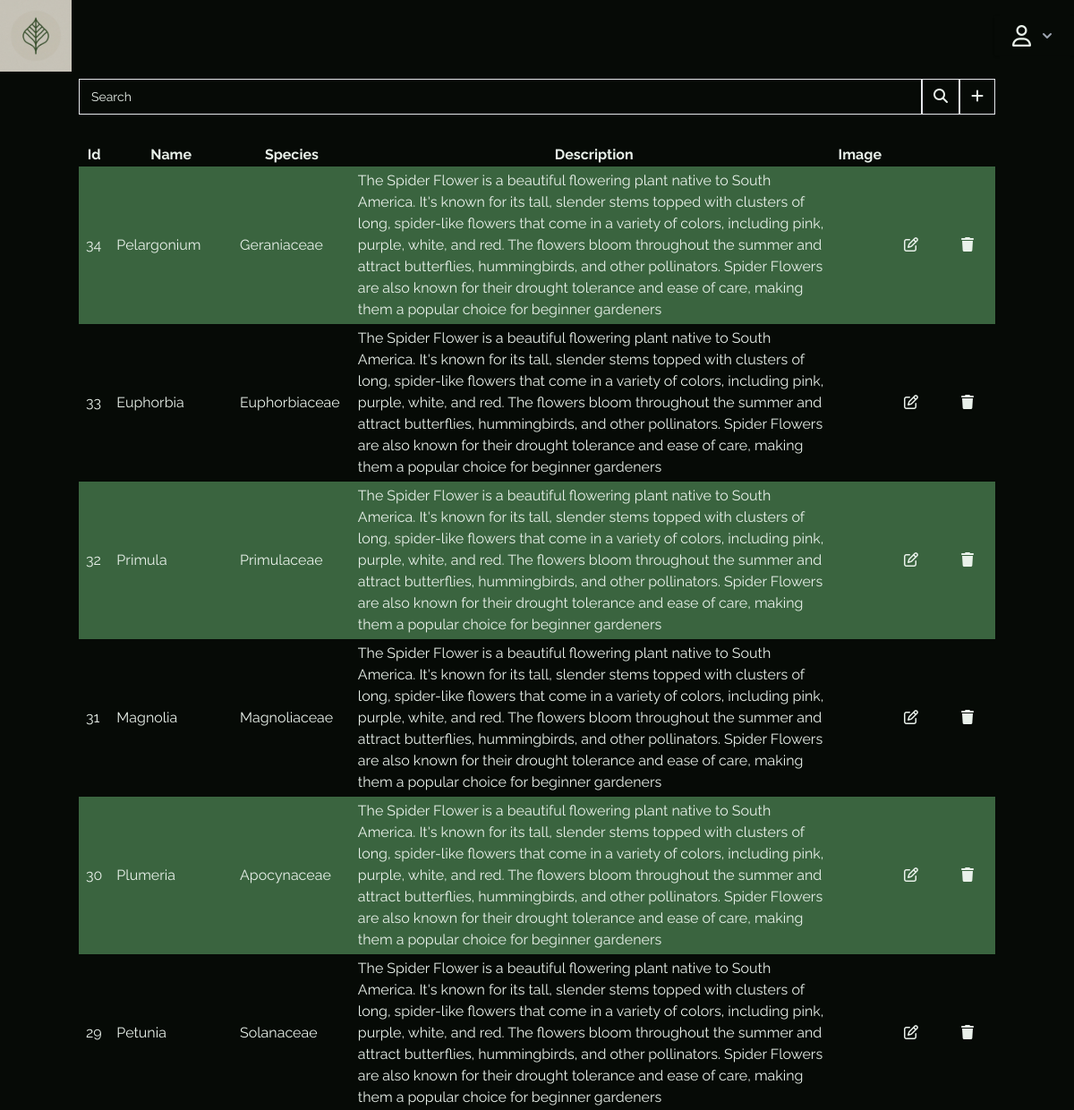
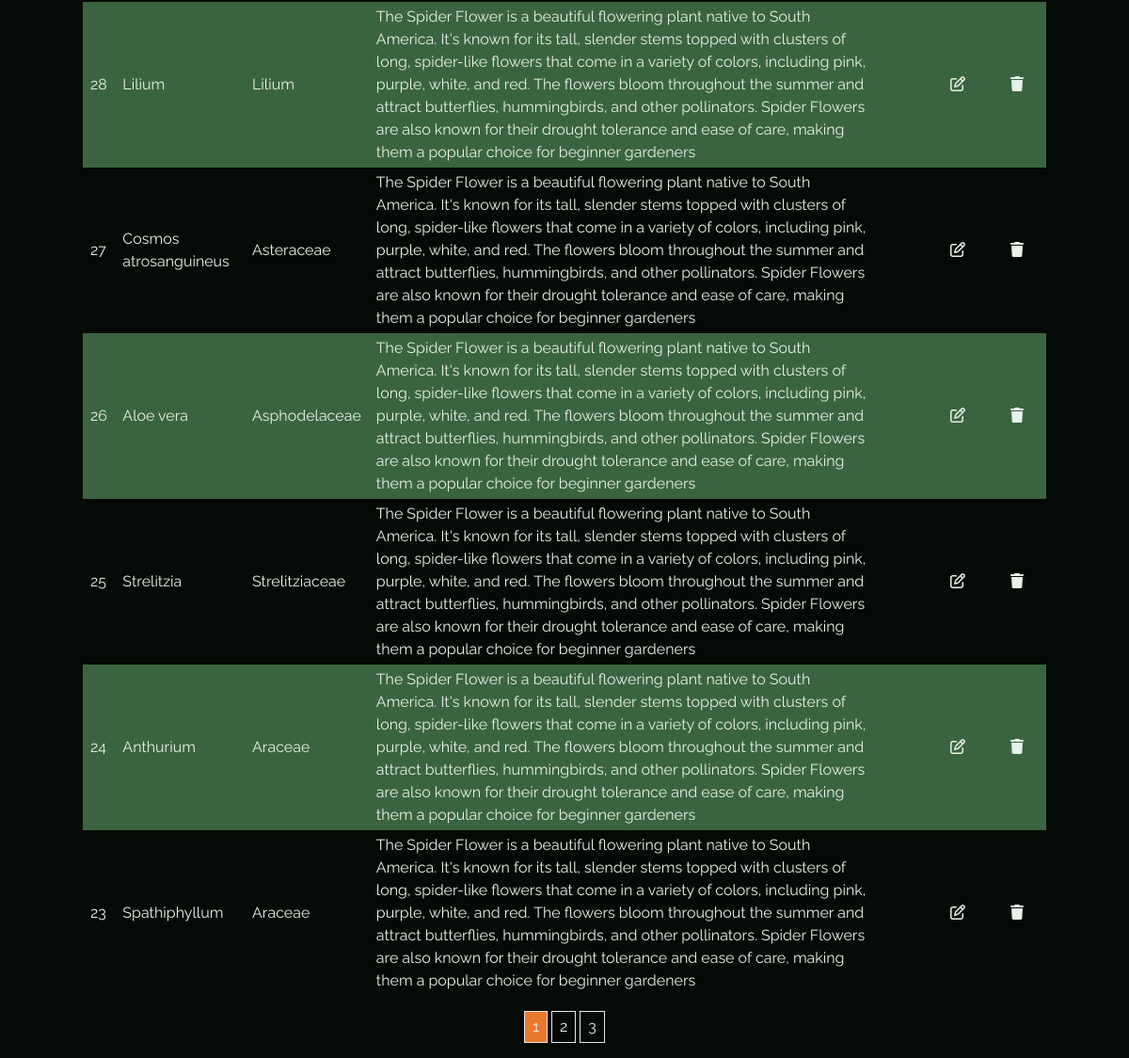
Screenshot of /dashboard/plants/ (signed in) with the database file from the repository (2 pictures, top to bottom).
### plant/model.py (models this page shows)
class Plant(Base):
    __tablename__ = "plants"
    id = Column(Integer, primary_key=True, autoincrement=True, index=True)
    name = Column(String, index=True)
    species = Column(String, index=True)
    description = Column(String)
    image_url = Column(String)
    created_at = Column(DateTime(timezone=True), default=func.now())
    updated_at = Column(DateTime(timezone=True), default=func.now(), onupdate=func.now())

### dashboard/plant_view_router.py (the view)
@router.get("/")
def plant_table(request: Request,
                query: str = Query(default=None),
                sort_by: str = Query(default="id"),
                sort_direction: str = Query(default="desc"),
                page_size: int = Query(default=PAGE_SIZE),
                page_number: int = Query(default=1),
                plant_service: PlantService = Depends(get_plant_service),
                principal=Depends(with_auth(admin_only=True))):
    data = plant_service.fetch(page_size, page_number, query, sort_by, sort_direction)
    return templates.TemplateResponse("dashboard/plant/plant_table.html", {
        "request": request,
        "plants": data.items,
        "total": data.total_pages,
        "current": data.current_page,
        "principal": principal
    })

### templates/dashboard/plant/plant_table.html (shortened to what this page needs)
{% from "./components/ui/input.html" import input %}
{% from "./dashboard/plant/components/plant_row.html" import plant_row %}
{% extends "./base.html" %}
{% block content %}
    <nav class="container mx-auto flex items-center">
        <form action=""
              class="flex items-center justify-center w-full">
            {{ input(id='query', name='query', label='Search') }}
            <button class="border hover:border-accent hover:bg-accent transition-all py-[7px] px-[12px]">
                <i class="fa-solid fa-magnifying-glass"></i>
            </button>
        </form>
        <button
                hx-get="fragments/add-row"
                hx-target="next tbody"
                hx-swap="afterbegin"
                class="border hover:border-accent hover:bg-accent transition-all py-[7px] px-[12px]"
        >
            <i class="fa-solid fa-plus"></i>
        </button>
    </nav>
    <div class="p-4"></div>
    <table class="container mx-auto">
        <thead>
        <tr>
            <th data-sort="id">Id</th>
            <th data-sort="name">Name</th>
            <th data-sort="species">Species</th>
            <th data-sort="description">Description</th>
            <th data-sort="image_url">Image</th>
        </tr>
        </thead>
        <tbody>
            {% for plant in plants %} {{ plant_row(plant) }} {% endfor %}
        </tbody>
    </table>
    <nav class="flex flex-wrap justify-center items-center gap-1 container my-4 mx-auto">
        {% for i in range(total) %}
            <a class="pagination_link cursor-pointer border py-1 px-2 {% if i + 1 == current %}
                bg-accent
            {% endif %} " data-page="{{ i + 1 }}">{{ i + 1 }}</a>
        {% endfor %}
    </nav>
{% endblock %}

### templates/components/ui/input.html (shortened to what this page needs)
{% macro input(id, name, label, placeholder=" ", type="text", required=False, value=None) %}
    <div class="relative flex h-10 w-full min-w-[200px]">
        <input
                id="{{ id }}"
                name="{{ name }}"
                type="{{ type }}"
                class="peer h-full w-full rounded-[7px] border border-blue-gray-200 bg-transparent px-3 py-2.5 pr-20 font-sans text-sm font-normal text-blue-gray-700 outline outline-0 transition-all placeholder-shown:border placeholder-shown:border-blue-gray-200 placeholder-shown:border-t-blue-gray-200 focus:border-2 focus:border-t-transparent focus:outline-0 disabled:border-0 disabled:bg-blue-gray-50"
                placeholder="{{ placeholder }}"
        />
        <label for="{{ id }}" class="before:content[' '] after:content[' '] pointer-events-none absolute left-0 -top-1.5 flex h-full w-full select-none text-[11px] font-normal leading-tight text-blue-gray-400 transition-all before:pointer-events-none before:mt-[6.5px] before:mr-1 before:box-border before:block before:h-1.5 before:w-2.5 before:rounded-tl-none before:border-t before:border-l before:border-blue-gray-200 before:transition-all after:pointer-events-none after:mt-[6.5px] after:ml-1 after:box-border after:block after:h-1.5 after:w-2.5 after:flex-grow after:rounded-tr-none after:border-t after:border-r after:border-blue-gray-200 after:transition-all peer-placeholder-shown:text-sm peer-placeholder-shown:leading-[3.75] peer-placeholder-shown:text-blue-gray-500 peer-placeholder-shown:before:border-transparent peer-placeholder-shown:after:border-transparent peer-focus:text-[11px] peer-focus:leading-tight peer-focus:before:border-t-2 peer-focus:before:border-l-2 peer-focus:before:!border-white peer-focus:after:border-t-2 peer-focus:after:border-r-2 peer-focus:after:!border-white peer-disabled:text-transparent peer-disabled:before:border-transparent peer-disabled:after:border-transparent peer-disabled:peer-placeholder-shown:text-blue-gray-500">
            {{ label }}
        </label>
    </div>
{% endmacro %}

### templates/dashboard/plant/components/plant_row.html (shortened to what this page needs)
{% macro plant_row(plant) %}
    <tr class="even:bg-bg odd:bg-secondary">
        <td>{{ plant.id }}</td>
        <td>{{ plant.name }}</td>
        <td>{{ plant.species }}</td>
        <td>{{ plant.description }}</td>
        <td>
        </td>
        <td>
            <button hx-get="fragments/edit-row/{{ plant.id }}"
                    hx-target="closest tr"
                    hx-swap="outerHTML"
                    class="hover:text-green-600 p-4 transition-colors">
                <i class="fa-regular fa-pen-to-square"></i>
            </button>
        </td>
        <td>
            <button hx-delete="{{ plant.id }}"
                    hx-target="closest tr"
                    class="hover:text-red-600 p-4 transition-colors">
                <i class="fa-solid fa-trash"></i>
            </button>
        </td>
    </tr>
{% endmacro %}

### templates/base.html (shortened to what this page needs)
{% from "./components/ui/button.html" import button %}
{% from "./components/ui/input.html" import input %}
{% from "./components/ui/user_button.html" import user_button %}
<!DOCTYPE html>
<html lang="uk" class="dark bg-background text-text">
<head>
    <link href="{{url_for('static',path='/css/app.css')}}" rel="stylesheet" />
</head>
<body id="body">
<header class="flex fixed top-0 right-0 left-0 z-[50] bg-background flex-row items-center justify-between mb-2">
    <a href="/plants">
        <div class="w-[80px] h-[80px]">
            <img src="{{url_for('static',path='/img/plant-logo.jpeg')}}" alt="">
        </div>
    </a>
    <div class="flex justify-center">
        {% if principal %}
            {{ user_button(principal) }}
        {% else %}
            <a href="/auth/login" class="flex items-center gap-2 px-5 py-2.5 rounded-md shadow">
                <i class="fa-regular fa-user text-2xl"></i>
            </a>
        {% endif %}
    </div>
</header>
<main class="mt-[88px] px-2">
    {% block content %}{% endblock %}
</main>
</body>
</html>

### templates/components/ui/user_button.html (shortened to what this page needs)
{% macro user_button(principal) %}
<div
  x-data="{
            open: false,
            toggle() {
                if (this.open) {
                    return this.close()
                }
                this.$refs.button.focus()
                this.open = true
            },
            close(focusAfter) {
                if (! this.open) return
                this.open = false
                focusAfter && focusAfter.focus()
            }
        }"
  x-on:keydown.escape.prevent.stop="close($refs.button)"
  x-on:focusin.window="! $refs.panel.contains($event.target) && close()"
  x-id="['dropdown-button']"
  class="relative"
>
  <button
    x-ref="button"
    x-on:click="toggle()"
    :aria-expanded="open"
    :aria-controls="$id('dropdown-button')"
    type="button"
    class="flex items-center gap-2 px-5 py-2.5 rounded-md shadow"
  >
    <i class="fa-regular fa-user text-2xl"></i>
    <svg
      xmlns="http://www.w3.org/2000/svg"
      class="h-5 w-5 text-gray-400"
      viewBox="0 0 20 20"
      fill="currentColor"
    >
      <path
        fill-rule="evenodd"
        d="M5.293 7.293a1 1 0 011.414 0L10 10.586l3.293-3.293a1 1 0 111.414 1.414l-4 4a1 1 0 01-1.414 0l-4-4a1 1 0 010-1.414z"
        clip-rule="evenodd"
      />
    </svg>
  </button>
</div>
{% endmacro %}

### templates/base.html (style rules this page uses)
* { font-family: 'Raleway', sans-serif; border-radius: 0 !important; }

### templates/dashboard/plant/plant_table.html (style rules this page uses)
td { padding: 4px 8px; }
th { cursor: pointer; transition: color 150ms; }

### rows the page displays
Plant: id "34", name "Pelargonium", species "Geraniaceae", description "The Spider Flower is a beautiful flowering plant native to South America. It's known for its tall, slender stems topped with clusters of long, spider-like flowers that come in a variety of colors, including pink, purple, white, and red. The flowers bloom throughout the summer and attract butterflies, hummingbirds, and other pollinators. Spider Flowers are also known for their drought tolerance and ease of care, making them a popular choice for beginner gardeners"
Plant: id "33", name "Euphorbia", species "Euphorbiaceae", description "The Spider Flower is a beautiful flowering plant native to South America. It's known for its tall, slender stems topped with clusters of long, spider-like flowers that come in a variety of colors, including pink, purple, white, and red. The flowers bloom throughout the summer and attract butterflies, hummingbirds, and other pollinators. Spider Flowers are also known for their drought tolerance and ease of care, making them a popular choice for beginner gardeners"
Plant: id "32", name "Primula", species "Primulaceae", description "The Spider Flower is a beautiful flowering plant native to South America. It's known for its tall, slender stems topped with clusters of long, spider-like flowers that come in a variety of colors, including pink, purple, white, and red. The flowers bloom throughout the summer and attract butterflies, hummingbirds, and other pollinators. Spider Flowers are also known for their drought tolerance and ease of care, making them a popular choice for beginner gardeners"
Plant: id "31", name "Magnolia", species "Magnoliaceae", description "The Spider Flower is a beautiful flowering plant native to South America. It's known for its tall, slender stems topped with clusters of long, spider-like flowers that come in a variety of colors, including pink, purple, white, and red. The flowers bloom throughout the summer and attract butterflies, hummingbirds, and other pollinators. Spider Flowers are also known for their drought tolerance and ease of care, making them a popular choice for beginner gardeners"
Plant: id "30", name "Plumeria", species "Apocynaceae", description "The Spider Flower is a beautiful flowering plant native to South America. It's known for its tall, slender stems topped with clusters of long, spider-like flowers that come in a variety of colors, including pink, purple, white, and red. The flowers bloom throughout the summer and attract butterflies, hummingbirds, and other pollinators. Spider Flowers are also known for their drought tolerance and ease of care, making them a popular choice for beginner gardeners"
Plant: id "29", name "Petunia", species "Solanaceae", description "The Spider Flower is a beautiful flowering plant native to South America. It's known for its tall, slender stems topped with clusters of long, spider-like flowers that come in a variety of colors, including pink, purple, white, and red. The flowers bloom throughout the summer and attract butterflies, hummingbirds, and other pollinators. Spider Flowers are also known for their drought tolerance and ease of care, making them a popular choice for beginner gardeners"
Plant: id "28", name "Lilium", species "Lilium", description "The Spider Flower is a beautiful flowering plant native to South America. It's known for its tall, slender stems topped with clusters of long, spider-like flowers that come in a variety of colors, including pink, purple, white, and red. The flowers bloom throughout the summer and attract butterflies, hummingbirds, and other pollinators. Spider Flowers are also known for their drought tolerance and ease of care, making them a popular choice for beginner gardeners"
Plant: id "27", name "Cosmos atrosanguineus", species "Asteraceae", description "The Spider Flower is a beautiful flowering plant native to South America. It's known for its tall, slender stems topped with clusters of long, spider-like flowers that come in a variety of colors, including pink, purple, white, and red. The flowers bloom throughout the summer and attract butterflies, hummingbirds, and other pollinators. Spider Flowers are also known for their drought tolerance and ease of care, making them a popular choice for beginner gardeners"
Plant: id "26", name "Aloe vera", species "Asphodelaceae", description "The Spider Flower is a beautiful flowering plant native to South America. It's known for its tall, slender stems topped with clusters of long, spider-like flowers that come in a variety of colors, including pink, purple, white, and red. The flowers bloom throughout the summer and attract butterflies, hummingbirds, and other pollinators. Spider Flowers are also known for their drought tolerance and ease of care, making them a popular choice for beginner gardeners"
Plant: id "25", name "Strelitzia", species "Strelitziaceae", description "The Spider Flower is a beautiful flowering plant native to South America. It's known for its tall, slender stems topped with clusters of long, spider-like flowers that come in a variety of colors, including pink, purple, white, and red. The flowers bloom throughout the summer and attract butterflies, hummingbirds, and other pollinators. Spider Flowers are also known for their drought tolerance and ease of care, making them a popular choice for beginner gardeners"
Plant: id "24", name "Anthurium", species "Araceae", description "The Spider Flower is a beautiful flowering plant native to South America. It's known for its tall, slender stems topped with clusters of long, spider-like flowers that come in a variety of colors, including pink, purple, white, and red. The flowers bloom throughout the summer and attract butterflies, hummingbirds, and other pollinators. Spider Flowers are also known for their drought tolerance and ease of care, making them a popular choice for beginner gardeners"
Plant: id "23", name "Spathiphyllum", species "Araceae", description "The Spider Flower is a beautiful flowering plant native to South America. It's known for its tall, slender stems topped with clusters of long, spider-like flowers that come in a variety of colors, including pink, purple, white, and red. The flowers bloom throughout the summer and attract butterflies, hummingbirds, and other pollinators. Spider Flowers are also known for their drought tolerance and ease of care, making them a popular choice for beginner gardeners"

### other values shown
{{ label }} "Search"
{{ i + 1 }} "1" "2" "3"
